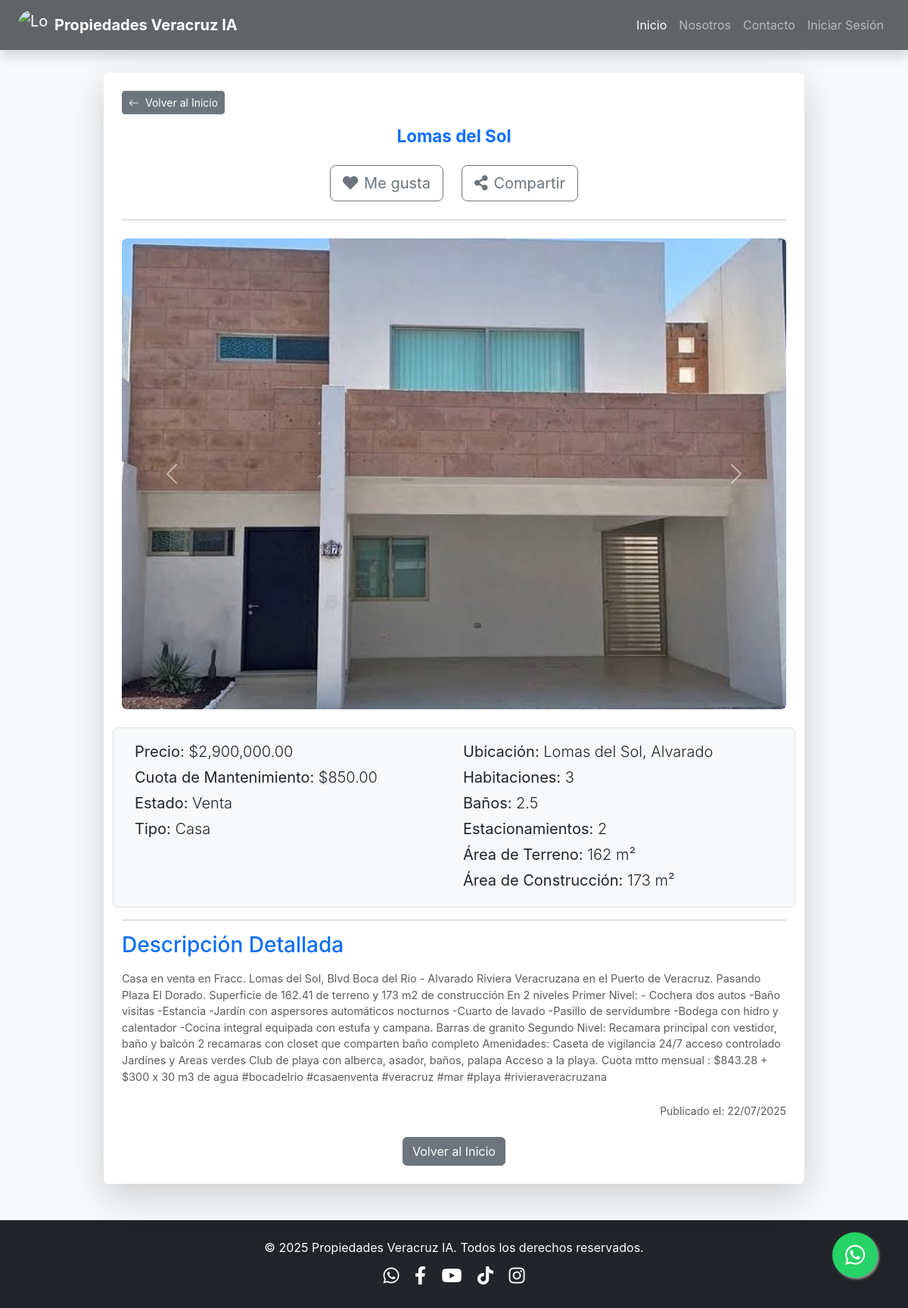
Screenshot of /property/3 with the database file from the repository.
### app.py (models this page shows, shortened)
class Property(db.Model):
    id = db.Column(db.Integer, primary_key=True)
    titulo = db.Column(db.String(100), nullable=False)
    descripcion = db.Column(db.Text, nullable=False)
    precio = db.Column(db.Numeric(10, 2), nullable=False) # Usar Numeric para precios
    ubicacion = db.Column(db.String(100), nullable=False)
    municipio = db.Column(db.String(50), nullable=False)
    estado_propiedad = db.Column(db.String(50), nullable=False) # 'Venta' o 'Renta'
    tipo_propiedad = db.Column(db.String(50), nullable=False)
    num_habitaciones = db.Column(db.Integer)
    num_banos = db.Column(db.Integer)
    num_medios_banos = db.Column(db.Integer)
    num_estacionamientos = db.Column(db.Integer)
    area_terreno_metros_cuadrados = db.Column(db.Numeric(10, 2))
    area_construccion_metros_cuadrados = db.Column(db.Numeric(10, 2))
    cuota_mantenimiento = db.Column(db.Numeric(10, 2))
    fecha_publicacion = db.Column(db.DateTime, nullable=False, default=datetime.utcnow)
    agente_id = db.Column(db.Integer, db.ForeignKey('user.id'), nullable=False) # Clave foránea a User
    images = db.relationship('PropertyImage', backref='property', lazy=True, cascade="all, delete-orphan") # Cambiado 'imagenes' a 'images' para consistencia con el código de rutas

class PropertyImage(db.Model):
    id = db.Column(db.Integer, primary_key=True)
    property_id = db.Column(db.Integer, db.ForeignKey('property.id'), nullable=False)
    filename = db.Column(db.String(255), nullable=False) # Cambiado 'nombre_archivo' a 'filename'
    es_principal = db.Column(db.Boolean, default=False)

### app.py (the view)
@main.route("/property/<int:property_id>")
def property_detail(property_id):
    property_detail = db.session.get(Property, property_id) # Usar db.session.get()
    if not property_detail:
        flash('La propiedad solicitada no existe.', 'danger')
        return redirect(url_for('main.home'))
    return render_template('property_detail.html', title=property_detail.titulo, property=property_detail) # Cambiado 'propiedad' a 'property' para consistencia

### templates/property_detail.html (shortened to what this page needs)
{% extends "base.html" %}
{% block content %}
<div class="container my-5 pt-5">
    <div class="row justify-content-center">
        <div class="col-lg-10 col-md-12">
            <div class="card shadow-lg border-0 rounded-lg">
                <div class="card-body p-4">
                    <div class="text-start mb-3">
                        <a href="{{ url_for('main.home') }}" class="btn btn-secondary btn-sm">
                            <i class="bi bi-arrow-left me-1"></i> Volver al Inicio
                        </a>
                    </div>
                    <h1 class="card-title text-center text-primary mb-4 display-4 fw-bold">{{ property.titulo }}</h1>
                    <div class="d-flex justify-content-center gap-4 mb-4">
                        <button type="button" class="btn btn-outline-secondary btn-lg d-flex align-items-center gap-2">
                            <i class="fas fa-heart"></i> Me gusta
                        </button>
                        <button type="button" class="btn btn-outline-secondary btn-lg d-flex align-items-center gap-2">
                            <i class="fas fa-share-alt"></i> Compartir
                        </button>
                    </div>
                    <hr class="mb-4">
                    {% if property.images %}
                    <div id="propertyCarousel" class="carousel slide mb-4" data-bs-ride="carousel">
                        <div class="carousel-inner rounded">
                            {% for image in property.images %}
                            <div class="carousel-item {% if loop.first %}active{% endif %}">
                                <img src="{{ url_for('static', filename='uploads/' + image.filename) }}" class="d-block w-100 rounded" alt="Imagen de la propiedad">
                            </div>
                            {% endfor %}
                        </div>
                        {% if property.images|length > 1 %}
                        <button class="carousel-control-prev" type="button" data-bs-target="#propertyCarousel" data-bs-slide="prev">
                            <span class="carousel-control-prev-icon" aria-hidden="true"></span>
                        </button>
                        <button class="carousel-control-next" type="button" data-bs-target="#propertyCarousel" data-bs-slide="next">
                            <span class="carousel-control-next-icon" aria-hidden="true"></span>
                        </button>
                        {% endif %}
                    </div>
                    {% endif %}
                    <div class="row mb-3 p-3 border rounded bg-light">
                        <div class="col-md-6">
                            <p class="lead mb-1"><strong>Precio:</strong> ${{ "{:,.2f}".format(property.precio) }}</p>
                            {% if property.cuota_mantenimiento %}
                                <p class="lead mb-1"><strong>Cuota de Mantenimiento:</strong> ${{ "{:,.2f}".format(property.cuota_mantenimiento) }}</p>
                            {% endif %}
                            <p class="lead mb-1"><strong>Estado:</strong> {{ property.estado_propiedad }}</p>
                            <p class="lead mb-1"><strong>Tipo:</strong> {{ property.tipo_propiedad }}</p>
                        </div>
                        <div class="col-md-6">
                            <p class="lead mb-1"><strong>Ubicación:</strong> {{ property.ubicacion }}, {{ property.municipio }}</p>
                            {% if property.num_habitaciones %}
                                <p class="lead mb-1"><strong>Habitaciones:</strong> {{ property.num_habitaciones }}</p>
                            {% endif %}
                            {% if property.num_banos %}
                                <p class="lead mb-1"><strong>Baños:</strong> {{ property.num_banos }}{% if property.num_medios_banos %}.5{% endif %}</p>
                            {% endif %}
                            {% if property.num_estacionamientos %}
                                <p class="lead mb-1"><strong>Estacionamientos:</strong> {{ property.num_estacionamientos }}</p>
                            {% endif %}
                            {% if property.area_terreno_metros_cuadrados %}
                                <p class="lead mb-1"><strong>Área de Terreno:</strong> {{ "{:,.0f}".format(property.area_terreno_metros_cuadrados) }} m²</p>
                            {% endif %}
                            {% if property.area_construccion_metros_cuadrados %}
                                <p class="lead mb-1"><strong>Área de Construcción:</strong> {{ "{:,.0f}".format(property.area_construccion_metros_cuadrados) }} m²</p>
                            {% endif %}
                        </div>
                    </div>
                    <hr>
                    <h3 class="text-primary mb-3">Descripción Detallada</h3>
                    <p class="card-text text-muted">{{ property.descripcion }}</p>
                    <p class="text-end text-muted small mt-4">Publicado el: {{ property.fecha_publicacion.strftime('%d/%m/%Y') }}</p>
                    <div class="text-center mt-4">
                        <a href="{{ url_for('main.home') }}" class="btn btn-secondary">Volver al Inicio</a>
                    </div>
                </div>
            </div>
        </div>
    </div>
</div>
{% endblock content %}

### templates/base.html (shortened to what this page needs)
<!DOCTYPE html>
<html lang="es">
<head>
    <link href="https://cdn.jsdelivr.net/npm/bootstrap@5.3.3/dist/css/bootstrap.min.css" rel="stylesheet">
    <link rel="stylesheet" href="https://cdn.jsdelivr.net/npm/bootstrap-icons@1.11.3/font/bootstrap-icons.min.css">
    <link rel="stylesheet" href="https://cdnjs.cloudflare.com/ajax/libs/font-awesome/5.15.4/css/all.min.css" />
    <link rel="stylesheet" href="https://cdnjs.cloudflare.com/ajax/libs/animate.css/4.1.1/animate.min.css"/>
    <link rel="stylesheet" href="{{ url_for('static', filename='style.css') }}">
</head>
<body>
    <nav class="navbar navbar-expand-lg navbar-dark bg-dark fixed-top shadow">
        <div class="container-fluid px-4">
            <a class="navbar-brand d-flex align-items-center me-auto" href="{{ url_for('main.home') }}">
                <img src="{{ url_for('static', filename='img/banners/logo_01.jpg') }}" alt="Logo" width="40" height="40" class="d-inline-block align-text-top rounded-circle me-2">
                <span class="fw-bold">Propiedades Veracruz IA</span>
            </a>
            <div class="collapse navbar-collapse" id="navbarNav">
                <ul class="navbar-nav ms-auto">
                    <li class="nav-item">
                        <a class="nav-link active" aria-current="page" href="{{ url_for('main.home') }}">Inicio</a>
                    </li>
                    <li class="nav-item">
                        <a class="nav-link" href="#">Nosotros</a>
                    </li>
                    <li class="nav-item">
                        <a class="nav-link" href="#">Contacto</a>
                    </li>
                    {% if current_user.is_authenticated %}
                    <li class="nav-item dropdown">
                        <a class="nav-link dropdown-toggle" href="#" id="navbarDropdownAdmin" role="button" data-bs-toggle="dropdown" aria-expanded="false">
                            Panel Admin
                        </a>
                        <ul class="dropdown-menu dropdown-menu-dark dropdown-menu-end" aria-labelledby="navbarDropdownAdmin">
                            <li><a class="dropdown-item" href="{{ url_for('main.dashboard') }}">Dashboard</a></li>
                            <li><a class="dropdown-item" href="{{ url_for('main.add_property') }}">Añadir Propiedad</a></li>
                            <li><a class="dropdown-item" href="{{ url_for('main.home') }}">Ver Todas las Propiedades</a></li>
                            <li><hr class="dropdown-divider"></li>
                            <li><a class="dropdown-item" href="{{ url_for('main.logout') }}">Cerrar Sesión</a></li>
                        </ul>
                    </li>
                    {% else %}
                    <li class="nav-item">
                        <a class="nav-link" href="{{ url_for('main.login') }}">Iniciar Sesión</a>
                    </li>
                    {% endif %}
                </ul>
            </div>
        </div>
    </nav>
    <main>
        {% block content %}{% endblock %}
    </main>
    <footer class="bg-dark text-white text-center py-4 mt-5">
        <div class="container">
            <p class="mb-0">&copy; 2025 Propiedades Veracruz IA. Todos los derechos reservados.</p>
            <div class="social-icons mt-2">
                <a href="#" class="text-white mx-2"><i class="fab fa-whatsapp"></i></a>
                <a href="#" class="text-white mx-2"><i class="fab fa-facebook-f"></i></a>
                <a href="#" class="text-white mx-2"><i class="fab fa-youtube"></i></a>
                <a href="#" class="text-white mx-2"><i class="fab fa-tiktok"></i></a>
                <a href="#" class="text-white mx-2"><i class="fab fa-instagram"></i></a>
            </div>
        </div>
    </footer>
    <a href="#" id="whatsapp-float-btn" class="whatsapp-float" target="_blank" rel="noopener noreferrer">
        <i class="fab fa-whatsapp"></i>
    </a>
</body>
</html>

### static/style.css (style rules this page uses)
html, body { height: 100%; margin: 0; font-family: 'Inter', sans-serif; background-color: #f8f9fa; color: #343a40; }
.navbar { transition: background-color 0.3s ease-in-out; backdrop-filter: blur(5px); background-color: rgba(33, 37, 41, 0.7) !important; }
.navbar-brand .fw-bold { font-weight: 700 !important; }
.card-title { font-size: 1.4rem; margin-bottom: 0.5rem; }
.card-text.text-muted { font-size: 0.9rem; }
footer { background-color: #212529; color: #f8f9fa; }
.social-icons a { font-size: 1.5rem; margin: 0 10px; color: #f8f9fa; transition: color 0.3s ease; }
.whatsapp-float { position: fixed; width: 60px; height: 60px; bottom: 40px; right: 40px; background-color: #25d366; color: #FFF; border-radius: 50px; text-align: center; font-size: 30px; box-shadow: 2px 2px 3px #999; z-index: 1000; display: flex; justify-content: center; align-items: center; text-decoration: none; transition: background-color 0.3s ease, transform 0.3s ease; }
.whatsapp-float i { margin-top: 0; }

### rows the page displays
Property: titulo "Lomas del Sol", precio "2,900,000.00", cuota_mantenimiento "850.00", estado_propiedad "Venta", tipo_propiedad "Casa", ubicacion "Lomas del Sol", municipio "Alvarado", num_habitaciones "3", num_banos "2", num_estacionamientos "2", area_terreno_metros_cuadrados "162", area_construccion_metros_cuadrados "173", descripcion "Casa en venta en Fracc. Lomas del Sol, Blvd Boca del Río - Alvarado Riviera Veracruzana en el Puerto de Veracruz. Pasando Plaza El Dorado. Superficie de 162.41 de terreno y 173 m2 de construcción En 2 niveles Primer Nivel: - Cochera dos autos -Baño visitas -Estancia -Jardín con aspersores automáticos nocturnos -Cuarto de lavado -Pasillo de servidumbre -Bodega con hidro y calentador -Cocina integral equipada con estufa y campana. Barras de granito Segundo Nivel: Recamara principal con vestidor, baño y balcón 2 recamaras con closet que comparten baño completo Amenidades: Caseta de vigilancia 24/7 acceso controlado Jardínes y Areas verdes Club de playa con alberca, asador, baños, palapa Acceso…", fecha_publicacion "22/07/2025"
PropertyImage: filename (picture)
